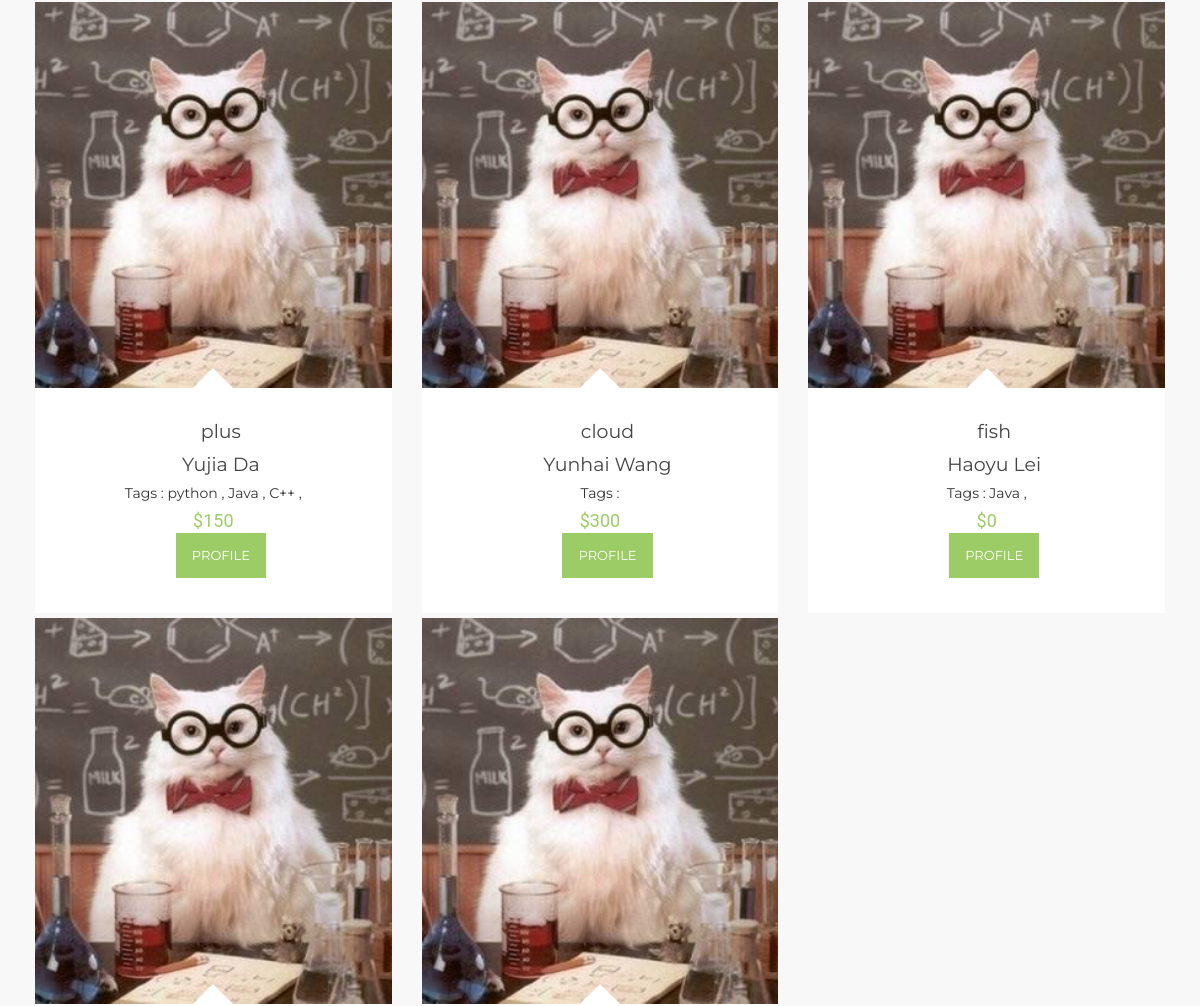
The page /Tutorial/2/ (signed in, middle part) on the database as committed earlier.
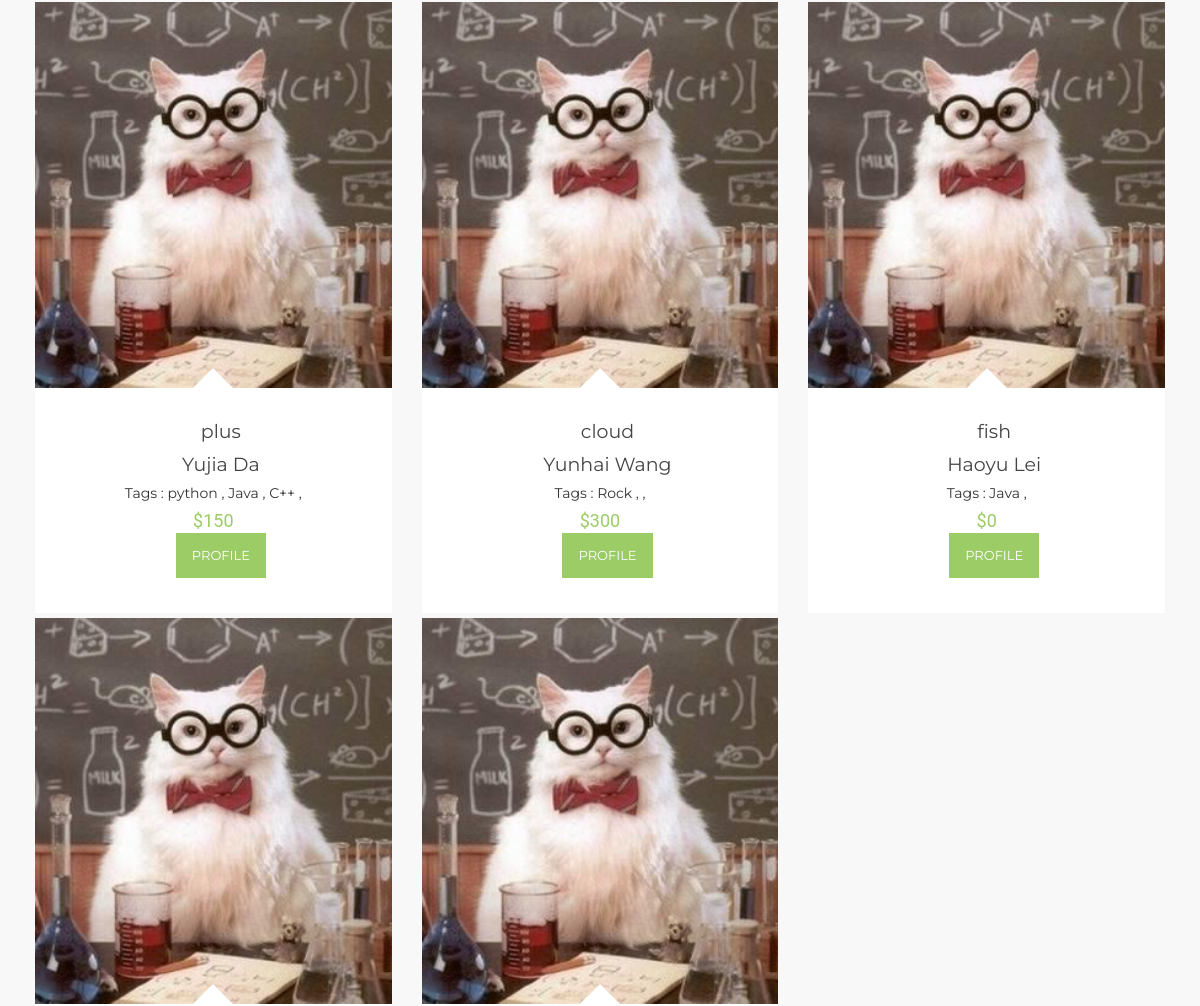
The same page on the database as committed later.
### Tutorial/models.py (models this page shows, shortened)
class Tutor(models.Model):
    myuser = models.ForeignKey(MyUser, on_delete=models.CASCADE,null=True)
    timeslot = models.CharField(max_length=672, default="111111111111111111111111111111111111111111111111111111111111111111111111111111111111111111111111111111111111111111111111111111111111111111111111111111111111111111111111111111111111111111111111111111111111111111111111111111111111111111111111111111111111111111111111111111111111111111111111111111111111111111111111111111111111111111111111") #for private tutor todo: should update every half an hour
    hourly_rate = models.IntegerField(default=0) #todo: eight digit for student so can tell if he have
    university = models.ForeignKey(University, on_delete=models.CASCADE, null=True)
    showProfile = models.BooleanField(default=True)

class MyUser(models.Model):
    user = models.ForeignKey(User, on_delete = models.CASCADE )
    wallet = models.ForeignKey(Wallet, on_delete = models.CASCADE)
    profile_content = models.CharField(max_length=2000, default="")
    phone = models.IntegerField(null = True)
    image = models.ImageField(upload_to='profile_image', blank=True)

class Tag(models.Model):
    name = models.CharField(max_length=64, unique=True)
    tutors = models.ManyToManyField(Tutor)
    def __str__(self):
        return self.name

### Tutorial/views.py (the view)
# urls.py: url(r'^(?P<myuser_id>[0-9]+)/$', views.index, name='index'),
def index(request, myuser_id):
    show_tags = []
    if not request.user.is_authenticated(): #visitor or client
        return render(request, 'home.html')
    if not MyUser.objects.filter(user=request.user):
        HttpResponseRedirect('/Tutorial/admin/')
    myuser = MyUser.objects.get(user=request.user)  # myuser = get_object_or_404(MyUser, pk=myuser_id)
    all_tutors = Tutor.objects.filter(showProfile=True)
    for tut in all_tutors:
        show_tags.append(tut.tag_set.all())
    private_tutors = PrivateTutor.objects.all()
    zipped = zip(all_tutors, show_tags)
    params = {"user": myuser, "latest_Tutor_list": all_tutors, "tutors": zipped}
    return render(request, 'searchtutors/index.html', params)

### Tutorial/templates/searchtutors/index.html (shortened to what this page needs)
{% extends "Menu.html" %}
{% block content %}
    <section class="best-tutor">
      <div class="container">
        <div class="best-tutor-carousel">
          <ul class="row best-tutor_ul">
              {%for Tutor,Tags in tutors%}
            <li class="col-lg-4 col-md-4 col-sm-6 col-xs-12 best-tutor_li">
              <div class="best-tutor_img">
                <a href="{% url 'Tutorial:tutorpage' user.id Tutor.id %}"><img src="/static/bootstrap/images/best-rooms/1.jpg" alt=""></a>
              </div>
              <div class="best-tutor-info">
                  <div class="best-tutor_t"><a href="{% url 'Tutorial:tutorpage' user.id Tutor.id %}">{{ Tutor.myuser.user.username }}</a></div>
                  <div class="best-tutor_t"><a href="{% url 'Tutorial:tutorpage' user.id Tutor.id %}">{{Tutor.myuser.user.first_name}} {{Tutor.myuser.user.last_name}}</a></div>
                  <div class="best-tutor_t">Tags :
                      {% for Tag in Tags %}
                         <span>{{Tag}} , </span>
                      {% endfor %}
                  </div>
                <div class="best-tutor_rate">
                  <span>${{Tutor.hourly_rate}}</span>
                </div>
                  <div class="best-tutor_t"><a href="{% url 'Tutorial:tutorpage' user.id Tutor.id %}"><div class="btn btn-default" >Profile</div></a></div>
              </div>
            </li>
              {% endfor %}
          </ul>
        </div>
      </div>
    </section>
{% endblock %}

Rows that differ between the two databases and show on the page:
added Tag: name "Rock", shown under Tutor "cloud"
